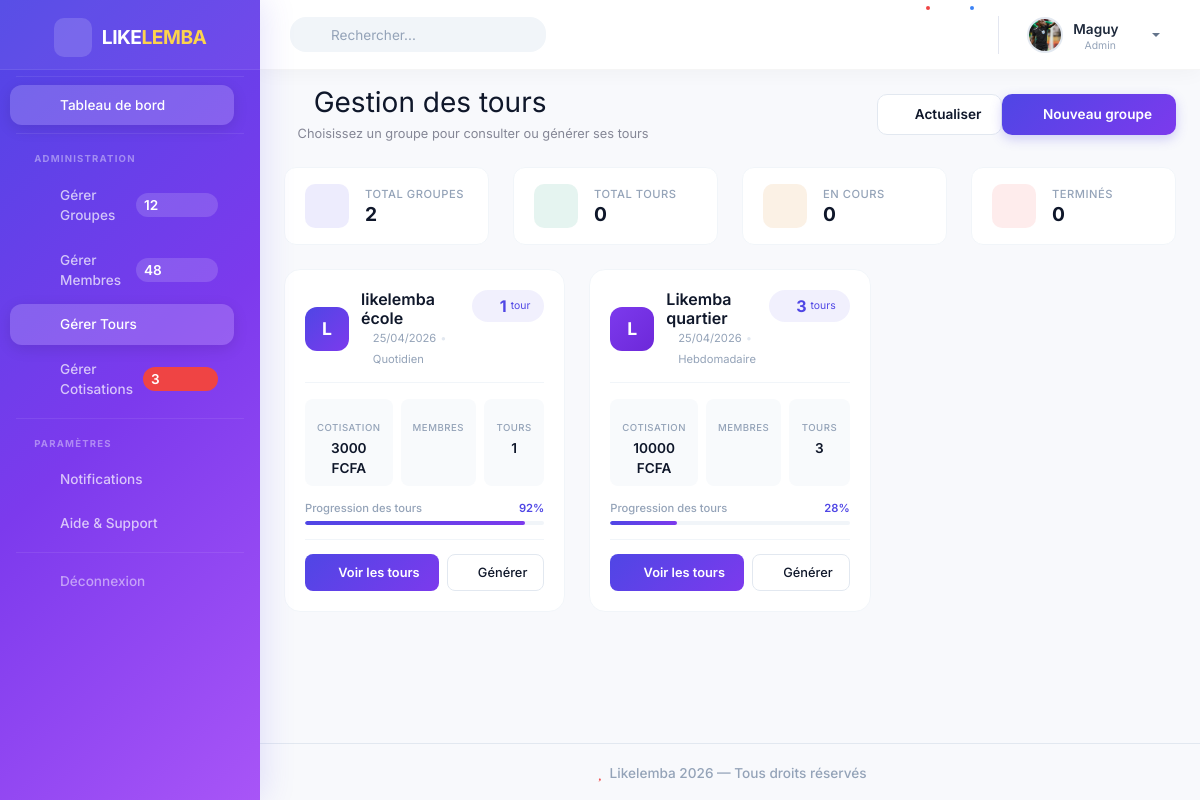
Page /tours/ (signed in) on the committed database.
### authentification/models.py (models this page shows)
class Utilisateur(AbstractUser):
    telephone = models.CharField(max_length=20)
    ROLE_CHOICES = [
        ('ADMIN', 'Admin'),
        ('MEMBRE', 'Membre')
    ]
    role = models.CharField(max_length=10, choices=ROLE_CHOICES)
    photo = models.ImageField(upload_to='profiles/', null=True, blank=True)
    is_verified = models.BooleanField(default=False)

### likelemba_app/models.py (models this page shows, shortened)
class Groupe(models.Model):
    FREQUENCE_CHOICES = [
        ('QUOTIDIEN', 'Quotidien'),
        ('HEBDOMADAIRE', 'Hebdomadaire'),
        ('MENSUEL', 'Mensuel'),
        ('ANNUEL', 'Annuel')
    ]
    STATUT_CHOICES = [
        ('ACTIF', 'Actif'),
        ('TERMINE', 'Terminé')
    ]
    nom = models.CharField(max_length=100)
    montant_cotisation = models.DecimalField(
        max_digits=10,
        decimal_places=2
    )
    frequence = models.CharField(max_length=20, choices=FREQUENCE_CHOICES)
    date_debut = models.DateField()
    statut = models.CharField(max_length=20, choices = STATUT_CHOICES, default='ACTIF')
    date_creation = models.DateTimeField(auto_now_add=True, null=True)
    admin = models.ForeignKey(
        Utilisateur,
        on_delete=models.CASCADE
    )

### likelemba_app/views.py (the view)
# urls.py: path('tours/', liste_tours_groupes_view, name='liste_groupes_tours'),
@login_required(login_url="login")
def liste_tours_groupes_view(request):
    if request.user.role != 'ADMIN':
        return redirect('dashboard_membre')
    groupes = Groupe.objects.filter(admin=request.user).annotate(
        total_tours=Count('tour')
    )
    return render(request, 'tours/liste_groupes_tours.html', {
        'groupes': groupes
    })

### likelemba/templates/tours/liste_groupes_tours.html (shortened to what this page needs)
{% extends 'base.html' %}
{% load static %}
{% block content %}
<div class="page-header mb-4">
    <div class="d-flex justify-content-between align-items-center flex-wrap gap-3">
        <div>
            <h1 class="h3 mb-1 fw-bold" style="color: #0f172a;">
                <i class="fas fa-sync-alt me-2" style="color: #4f46e5;"></i>
                Gestion des tours
            </h1>
            <p class="text-muted small mb-0">
                <i class="fas fa-info-circle me-1"></i>
                Choisissez un groupe pour consulter ou générer ses tours
            </p>
        </div>
        <div class="d-flex gap-2">
            <button class="btn btn-outline-modern" onclick="window.location.reload();">
                <i class="fas fa-sync-alt me-1"></i>
                <span class="d-none d-sm-inline">Actualiser</span>
            </button>
            <a href="{% url 'create_groupe' %}" class="btn btn-primary-modern">
                <i class="fas fa-plus me-1"></i>
                <span class="d-none d-sm-inline">Nouveau groupe</span>
            </a>
        </div>
    </div>
</div>
<div class="row g-3 mb-4">
    <div class="col-xl-3 col-md-6">
        <div class="stat-mini">
            <div class="stat-mini-body">
                <div class="stat-mini-icon purple">
                    <i class="fas fa-layer-group"></i>
                </div>
                <div>
                    <span class="stat-mini-label">Total groupes</span>
                    <h5 class="stat-mini-value">{{ groupes|length }}</h5>
                </div>
            </div>
        </div>
    </div>
    <div class="col-xl-3 col-md-6">
        <div class="stat-mini">
            <div class="stat-mini-body">
                <div class="stat-mini-icon green">
                    <i class="fas fa-sync-alt"></i>
                </div>
                <div>
                    <span class="stat-mini-label">Total tours</span>
                    <h5 class="stat-mini-value">
                        {% with total=0 %}
                            {{ total }}
                        {% endwith %}
                    </h5>
                </div>
            </div>
        </div>
    </div>
    <div class="col-xl-3 col-md-6">
        <div class="stat-mini">
            <div class="stat-mini-body">
                <div class="stat-mini-icon orange">
                    <i class="fas fa-clock"></i>
                </div>
                <div>
                    <span class="stat-mini-label">En cours</span>
                    <h5 class="stat-mini-value">0</h5>
                </div>
            </div>
        </div>
    </div>
    <div class="col-xl-3 col-md-6">
        <div class="stat-mini">
            <div class="stat-mini-body">
                <div class="stat-mini-icon red">
                    <i class="fas fa-check-circle"></i>
                </div>
                <div>
                    <span class="stat-mini-label">Terminés</span>
                    <h5 class="stat-mini-value">0</h5>
                </div>
            </div>
        </div>
    </div>
</div>
<div class="row g-4">
    {% for groupe in groupes %}
    <div class="col-xl-4 col-lg-6 col-md-6">
        <div class="group-card" data-group-id="{{ groupe.id }}">
            <div class="group-card-body">
                <div class="group-card-top">
                    <div class="group-card-info">
                        <div class="group-avatar" style="background: linear-gradient(135deg, {% cycle '#4f46e5' '#7c3aed' '#059669' '#d97706' '#2563eb' '#dc2626' %}, {% cycle '#7c3aed' '#6d28d9' '#047857' '#b45309' '#1d4ed8' '#b91c1c' %});">
                            {{ groupe.nom|make_list|first|upper }}
                        </div>
                        <div>
                            <h5 class="group-card-title">{{ groupe.nom }}</h5>
                            <div class="group-card-meta">
                                <span>
                                    <i class="fas fa-calendar-alt me-1"></i>
                                    {{ groupe.date_debut|date:"d/m/Y" }}
                                </span>
                                <span class="bullet">•</span>
                                <span>
                                    <i class="fas fa-clock me-1"></i>
                                    {{ groupe.get_frequence_display }}
                                </span>
                            </div>
                        </div>
                    </div>
                    <div class="group-badge">
                        <span class="badge-tours {% if groupe.total_tours > 0 %}has-tours{% endif %}">
                            <i class="fas fa-sync-alt me-1"></i>
                            <strong>{{ groupe.total_tours }}</strong>
                            <span class="badge-label">tour{{ groupe.total_tours|pluralize }}</span>
                        </span>
                    </div>
                </div>
                <div class="group-card-details">
                    <div class="detail-item">
                        <span class="detail-label">
                            <i class="fas fa-coins me-1" style="color: #d97706;"></i>
                            Cotisation
                        </span>
                        <span class="detail-value">{{ groupe.montant_cotisation|floatformat:0 }} FCFA</span>
                    </div>
                    <div class="detail-item">
                        <span class="detail-label">
                            <i class="fas fa-users me-1" style="color: #4f46e5;"></i>
                            Membres
                        </span>
                    </div>
                    <div class="detail-item">
                        <span class="detail-label">
                            <i class="fas fa-sync-alt me-1" style="color: #059669;"></i>
                            Tours
                        </span>
                        <span class="detail-value">{{ groupe.total_tours }}</span>
                    </div>
                </div>
                <div class="group-progress">
                    <div class="progress-header">
                        <span class="progress-label">Progression des tours</span>
                        <span class="progress-percent">0%</span>
                    </div>
                    <div class="progress-bar-modern">
                        <div class="progress-bar-fill" style="width: 0%;"></div>
                    </div>
                </div>
                <div class="group-card-actions">
                    <a href="{% url 'liste_tours' groupe.id %}" class="btn-action-primary">
                        <i class="fas fa-list me-1"></i>
                        Voir les tours
                    </a>
                    <a href="{% url 'lancer_tours' groupe.id %}" class="btn-action-secondary">
                        <i class="fas fa-play me-1"></i>
                        Générer
                    </a>
                </div>
            </div>
        </div>
    </div>
    {% endfor %}
</div>
{% endblock %}

### likelemba/templates/components/navbar.html (shortened to what this page needs)
{% load static %}
<nav class="navbar navbar-expand navbar-light bg-white topbar mb-0 static-top shadow-sm">
    <form class="d-none d-sm-inline-block form-inline mr-auto my-2 my-md-0">
        <div class="search-wrapper">
            <i class="fas fa-search search-icon"></i>
            <input type="text" class="form-control" placeholder="Rechercher...">
        </div>
    </form>
    <ul class="navbar-nav ml-auto align-items-center" style="flex-direction: row; gap: 2px;">
        <li class="nav-item">
            <a class="nav-link" href="#" role="button" style="position: relative;">
                <i class="fas fa-bell fa-fw" style="font-size: 1.1rem;"></i>
                <span class="badge-dot"></span>
            </a>
        </li>
        <li class="nav-item">
            <a class="nav-link" href="#" role="button" style="position: relative;">
                <i class="fas fa-envelope fa-fw" style="font-size: 1.1rem;"></i>
                <span class="badge-dot blue"></span>
            </a>
        </li>
        <li class="nav-item">
            <a class="nav-link dropdown-toggle user-profile" href="#" id="userDropdown" role="button" data-toggle="dropdown" aria-haspopup="true" aria-expanded="false">
                {% if request.user.photo %}
                    <img src="{{ request.user.photo.url }}" alt="Photo de profil">
                {% else %}
                    <img src="{% static 'img/undraw_profile_2.svg' %}" alt="Photo de profil">
                {% endif %}
                <div class="user-info d-none d-lg-block">
                    <span class="user-name">{{ request.user.username }}</span>
                    <span class="user-role">
                        <i class="fas fa-circle" style="color: #22c55e;"></i>
                        {{ request.user.get_role_display }}
                    </span>
                </div>
                <i class="fas fa-chevron-down chevron"></i>
            </a>
        </li>
    </ul>
</nav>

### likelemba/templates/base.html (style rules this page uses)
:root { --primary-color: #4f46e5; --primary-gradient: linear-gradient(135deg, #4f46e5 0%, #7c3aed 50%, #a855f7 100%); --sidebar-width: 260px; --header-height: 70px; --shadow-card: 0 4px 20px rgba(0, 0, 0, 0.06); --shadow-hover: 0 8px 30px rgba(0, 0, 0, 0.12); --radius-lg: 16px; --radius-md: 12px; --radius-sm: 8px; --transition-smooth: all 0.3s cubic-bezier(0.4, 0, 0.2, 1); }
* { font-family: 'Inter', -apple-system, BlinkMacSystemFont, sans-serif; }
body { background: #f8fafc; }
.navbar { height: var(--header-height) !important; padding: 0 30px !important; background: #ffffff !important; box-shadow: 0 2px 20px rgba(0, 0, 0, 0.04) !important; border-bottom: 1px solid rgba(0, 0, 0, 0.04) !important; position: sticky; top: 0; z-index: 1030; display: flex; align-items: center; justify-content: space-between; }
.navbar .form-control { border-radius: var(--radius-lg) !important; padding: 9px 18px 9px 40px !important; font-size: 0.85rem; background: #f1f5f9 !important; border: 1px solid transparent !important; transition: var(--transition-smooth); min-width: 200px; }
.navbar .form-control::placeholder { color: #94a3b8; }
.navbar .search-wrapper { position: relative; }
.navbar .search-wrapper .search-icon { position: absolute; left: 14px; top: 50%; transform: translateY(-50%); color: #94a3b8; font-size: 0.85rem; }
.navbar .nav-link { padding: 8px 10px !important; border-radius: var(--radius-md) !important; color: #64748b !important; transition: var(--transition-smooth); position: relative; }
.navbar .nav-link .badge-dot { position: absolute; top: 4px; right: 4px; width: 8px; height: 8px; background: #ef4444; border-radius: 50%; border: 2px solid #ffffff; }
.navbar .nav-link .badge-dot.blue { background: #3b82f6; }
.user-profile { display: flex !important; align-items: center !important; gap: 10px; padding: 4px 12px 4px 8px !important; border-radius: var(--radius-lg) !important; cursor: pointer; transition: var(--transition-smooth); text-decoration: none; }
.user-profile .user-name { font-weight: 600; font-size: 0.85rem; color: #1e293b; }
.user-profile .user-role { font-size: 0.65rem; color: #94a3b8; display: block; margin-top: -2px; }
.user-profile .user-role i { font-size: 0.35rem; vertical-align: middle; margin-right: 4px; }
.user-profile img { width: 36px; height: 36px; border-radius: 50%; object-fit: cover; border: 2px solid #e2e8f0; transition: var(--transition-smooth); flex-shrink: 0; }
.user-profile .chevron { font-size: 0.6rem; color: #94a3b8; transition: var(--transition-smooth); margin-left: 2px; }

### rows in the picture
Utilisateur: user.photo (picture), user.username "Maguy", user.role "Admin"
Groupe: nom|make_list "L", nom "likelemba école", date_debut "25/04/2026", frequence "Quotidien", total_tours "1", montant_cotisation "3000"
Groupe: nom|make_list "L", nom "Likemba quartier", date_debut "25/04/2026", frequence "Hebdomadaire", total_tours "3", montant_cotisation "10000"

### other values in the picture
{{ groupes|length }} "2"
{{ total }} "0"
